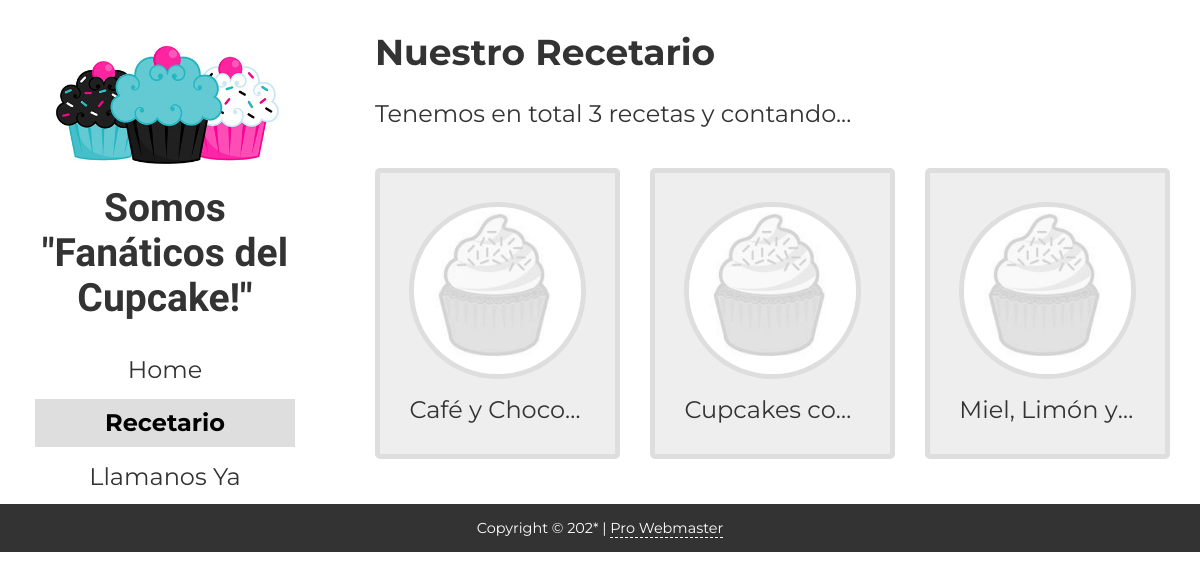
/index.php?seccion=recetario, run on the app's committed database.
### tables this page shows
CREATE TABLE `recetas` (
  `idreceta` int(5) UNSIGNED ZEROFILL NOT NULL,
  `titulo` varchar(200) NOT NULL,
  `ingredientes` text NOT NULL,
  `pasos` text NOT NULL,
  `foto` varchar(200) DEFAULT NULL,
  `quenivel` varchar(1) NOT NULL,
  `fechapub` datetime NOT NULL
);

### php/encoding.php (called while the page is built)
<?php
function mostrarTxt($valor){
	$codificacion = mb_detect_encoding($valor, "UTF-8, ISO-8859-1");
	$valor = iconv($codificacion, "UTF-8", $valor);
	return $valor;
};
?>

### recetario.php (the view, shortened to what this page needs)
<?php
$respuesta = mysqli_query($cnx, "SELECT idreceta, titulo, foto FROM recetas");
$cantidad = mysqli_num_rows($respuesta);
?>
		<h2>Nuestro Recetario</h2>
		<p>Tenemos en total <?php
            echo $cantidad;
            ?> recetas y contando...</p>
		<div class="recetas-catalogo">
<?php
    while($registro = mysqli_fetch_assoc($respuesta)){
  ?>
		<div class="item">
			<a href="index.php?seccion=detalle&item=<?php echo $registro['idreceta'];?>">
				<img src="<?php
                if($registro['foto'] == null){
                    echo "imagenes/default-foto.jpg";
                }else{
                    echo 'admin/'.$registro['foto'];
                }
                          ?>" alt="Foto"/>
			<span><?php
        echo mostrarTxt($registro['titulo']); ?></span></a>
		</div>
       <?php
    }
?>
		</div>

### css/estilos.css (style rules this page uses)
* { -webkit-box-sizing: border-box; -moz-box-sizing: border-box; box-sizing: border-box; margin:0; }
a { text-decoration:none; }
body , input, textarea { font-family: 'Montserrat', sans-serif; }
body { color:#333; }
a { color:inherit; }
.item a { border:5px solid #dedede;border-radius:5px;background:#eee; }
.item img { border:5px solid #dedede; border-radius:50%; }
.seccion > p { margin:25px 0; }
.recetas-catalogo { margin-right:-15px;margin-left:-15px; }
.item { padding:15px; }
.item a { display:block;text-align:center;padding:12%; }
.item span { display:block; }
.item img { width:100%;height:auto;margin-bottom:6%; }
@media only screen and (min-width:767px) { .recetas-aleatorias, .recetas-catalogo { overflow:hidden; } }
@media only screen and (min-width:767px) { .recetas-catalogo .item { float:left;width:25%; } }
@media only screen and (min-width:767px) { .recetas-aleatorias .item span , .recetas-catalogo .item span { display:block;overflow:hidden;white-space:nowrap;text-overflow:ellipsis; } }
@media only screen and (min-width:1024px) { body { font-size:1.5em; } }
@media only screen and (min-width:1024px) { .recetas-catalogo .item { width:33.333%; } }

### data on the page
recetas: titulo "Café y Choco…"
recetas: titulo "Cupcakes co…"
recetas: titulo "Miel, Limón y…"

### other printed values
$v "Home"
$v "Recetario"
$v "Llamanos Ya"
$cantidad "3"
